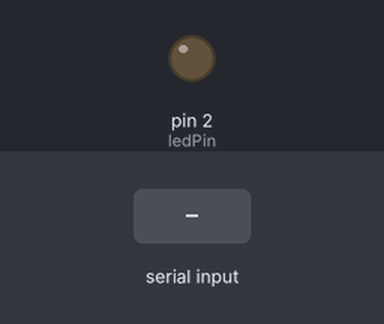
The sketch below on a simulated Arduino Uno, built with avr-gcc and run on an emulated ATmega328P. On the bench: output pins drawn as LEDs (lit = HIGH). The test bench sets the inputs (shaded band).

Above: at 1.2 s.
1.3 s: "on" received over Serial
At 3.3 s:
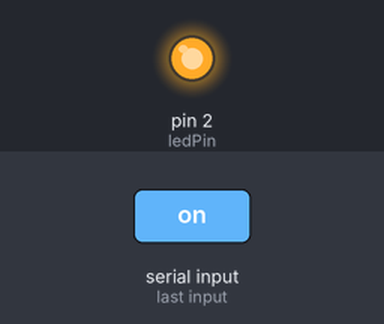
3.9 s: "off" received over Serial
At 6.4 s:
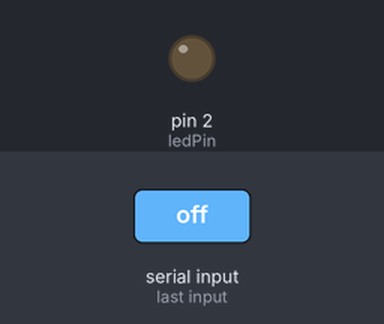
Timing chart, 0 to 7.9 s (numbered marks = the images above; inputs shaded):
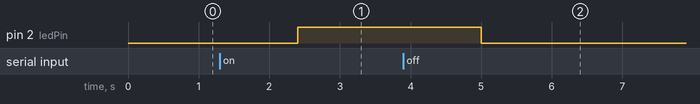

Measured:
- after the input at 1.3 s, pin 2 (ledPin): LOW → HIGH after 1.1 s
- after the input at 3.9 s, pin 2 (ledPin): HIGH → LOW after 1.1 s

The sketch:

SpeechReconRelay.ino
```cpp
String incomemess;
int ledPin = 2;
void setup()
{
 Serial.begin(9600);
  pinMode(ledPin, OUTPUT);
 digitalWrite(ledPin, LOW);
}

void loop(){

 // when characters arrive over the serial port...
  if (Serial.available()) {
    // wait a bit for the entire message to arrive
    delay(100);
    lightonoff();
  }
}
void lightonoff(){
  while (Serial.available() > 0 ) {
      // Get the message from Serial
      incomemess += Serial.readString();
    }

    if(incomemess=="on"){
      digitalWrite(ledPin, HIGH);
    }else if(incomemess=="off"){
     digitalWrite(ledPin, LOW);
    }else{
    }
   incomemess ="";//Reset
}
```
